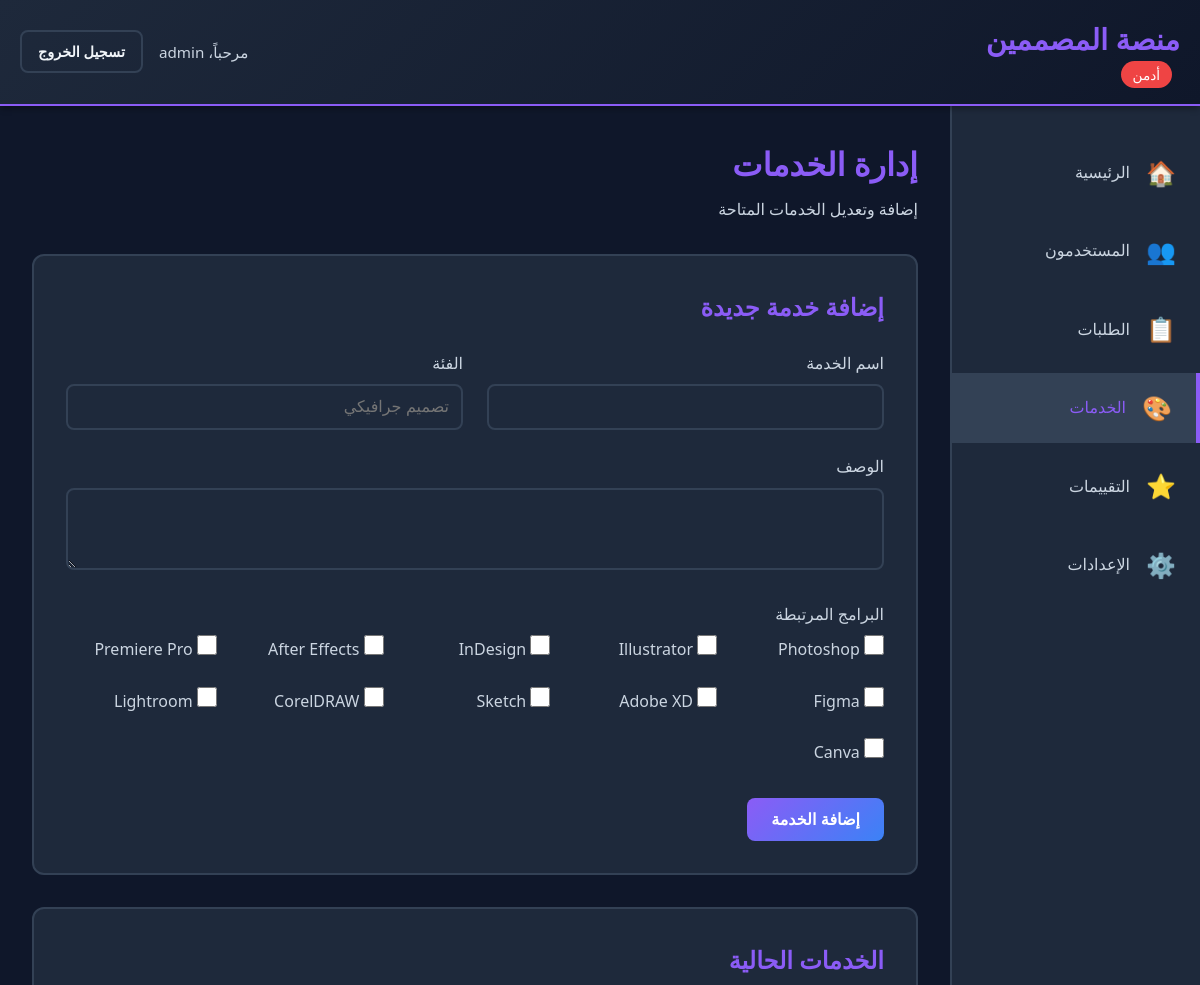
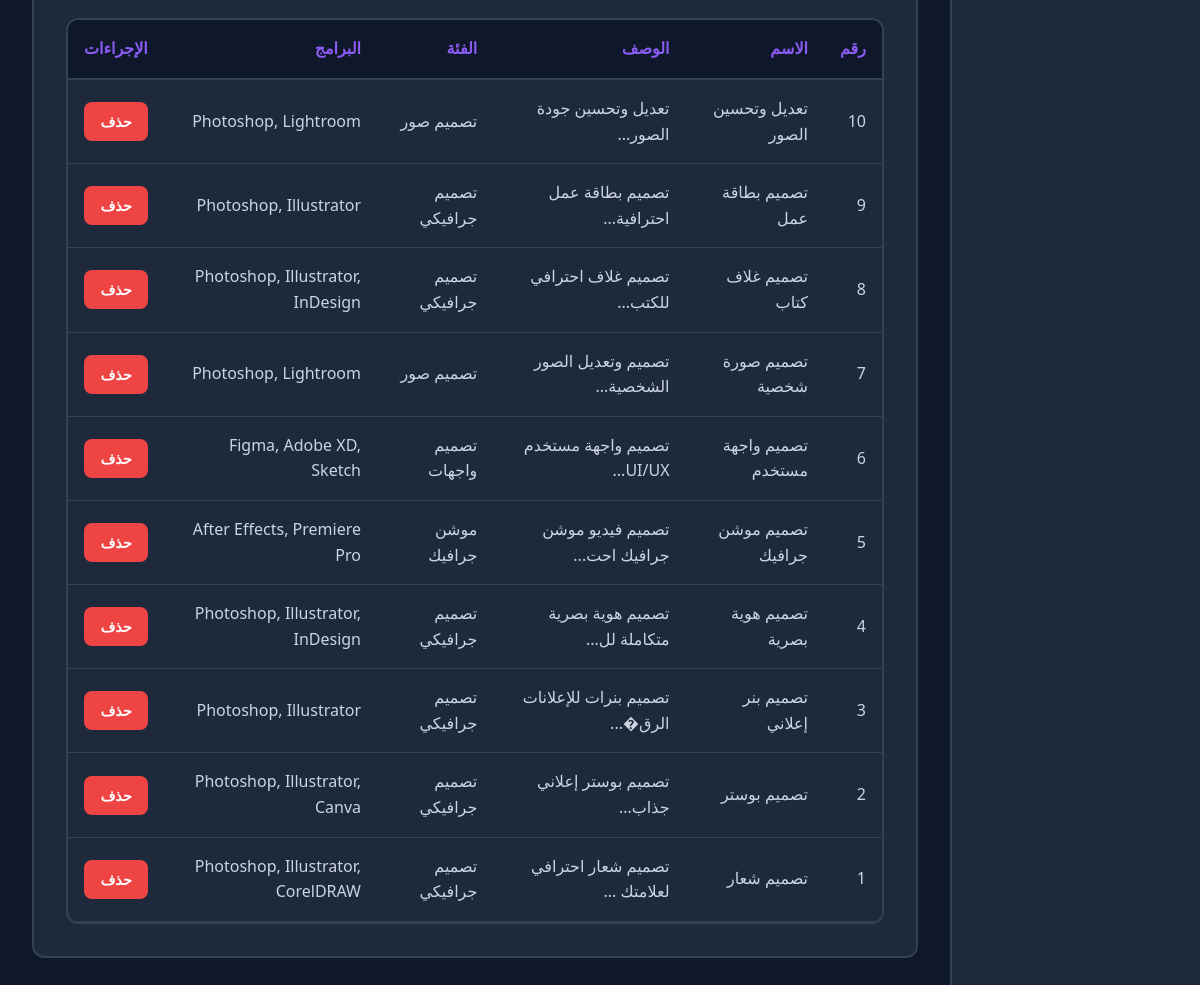
Screenshot of /admin/services.php (signed in) with the database file from the repository (2 pictures, top to bottom).
### tables this page shows
CREATE TABLE services (
    id INT AUTO_INCREMENT PRIMARY KEY,
    name VARCHAR(150) NOT NULL,
    description TEXT,
    category VARCHAR(100),
    related_programs TEXT,  
    icon VARCHAR(100),
    created_at TIMESTAMP DEFAULT CURRENT_TIMESTAMP
);

### admin/services.php (the view, shortened to what this page needs)
<?php
require_once '../config.php';
$stmt = $pdo->query("SELECT * FROM services ORDER BY id DESC");
$services = $stmt->fetchAll();
$programs_list = ['Photoshop', 'Illustrator', 'InDesign', 'After Effects', 'Premiere Pro', 'Figma', 'Adobe XD', 'Sketch', 'CorelDRAW', 'Lightroom', 'Canva'];
?>
<!DOCTYPE html>
<html lang="ar" dir="rtl">
<head>
    <link rel="stylesheet" href="../assets/css/style.css">
</head>
<body>
    <?php include 'includes/navbar.php'; ?>
    <div class="dashboard-container">
        <?php include 'includes/sidebar.php'; ?>
        <main class="dashboard-main">
            <div class="dashboard-header">
                <h1>إدارة الخدمات</h1>
                <p>إضافة وتعديل الخدمات المتاحة</p>
            </div>
            <div class="section">
                <h2>إضافة خدمة جديدة</h2>
                <form method="POST" class="service-form">
                    <div class="form-row">
                        <div class="form-group">
                            <label for="name">اسم الخدمة</label>
                            <input type="text" id="name" name="name" required>
                        </div>
                        <div class="form-group">
                            <label for="category">الفئة</label>
                            <input type="text" id="category" name="category" placeholder="تصميم جرافيكي">
                        </div>
                    </div>
                    <div class="form-group">
                        <label for="description">الوصف</label>
                        <textarea id="description" name="description" rows="3"></textarea>
                    </div>
                    <div class="form-group">
                        <label>البرامج المرتبطة</label>
                        <div class="checkbox-grid">
                            <?php foreach ($programs_list as $program): ?>
                                <label class="checkbox-label">
                                    <input type="checkbox" name="programs[]" value="<?php echo $program; ?>">
                                    <span><?php echo $program; ?></span>
                                </label>
                            <?php endforeach; ?>
                        </div>
                    </div>
                    <button type="submit" name="add_service" class="btn btn-primary">إضافة الخدمة</button>
                </form>
            </div>
            <div class="section">
                <h2>الخدمات الحالية</h2>
                <div class="table-container">
                    <table class="data-table">
                        <thead>
                            <tr>
                                <th>رقم</th>
                                <th>الاسم</th>
                                <th>الوصف</th>
                                <th>الفئة</th>
                                <th>البرامج</th>
                                <th>الإجراءات</th>
                            </tr>
                        </thead>
                        <tbody>
                            <?php if (empty($services)): ?>
                                <tr>
                                    <td colspan="6" class="text-center">لا توجد خدمات</td>
                                </tr>
                            <?php else: ?>
                                <?php foreach ($services as $service): ?>
                                <tr>
                                    <td><?php echo $service['id']; ?></td>
                                    <td><?php echo htmlspecialchars($service['name']); ?></td>
                                    <td><?php echo htmlspecialchars(substr($service['description'], 0, 50)) . '...'; ?></td>
                                    <td><?php echo htmlspecialchars($service['category'] ?? '-'); ?></td>
                                    <td>
                                        <?php
                                        $programs = json_decode($service['related_programs'], true);
                                        echo $programs ? implode(', ', array_slice($programs, 0, 3)) : '-';
                                        ?>
                                    </td>
                                    <td>
                                        <a href="?delete=<?php echo $service['id']; ?>"
                                           class="btn btn-sm btn-danger"
                                           onclick="return confirm('هل أنت متأكد من حذف هذه الخدمة؟')">
                                            حذف
                                        </a>
                                    </td>
                                </tr>
                                <?php endforeach; ?>
                            <?php endif; ?>
                        </tbody>
                    </table>
                </div>
            </div>
        </main>
    </div>
</body>
</html>

### admin/includes/navbar.php
<nav class="navbar dashboard-navbar admin-navbar">
    <div class="container">
        <div class="nav-brand">
            <h2><a href="../index.php"><?php echo SITE_NAME; ?></a></h2>
            <span class="admin-badge">أدمن</span>
        </div>
        <div class="nav-menu">
            <span class="user-name">مرحباً، <?php echo htmlspecialchars($_SESSION['username']); ?></span>
            <a href="../logout.php" class="btn btn-outline btn-sm">تسجيل الخروج</a>
        </div>
    </div>
</nav>

### admin/includes/sidebar.php
<?php
$current_page = basename($_SERVER['PHP_SELF']);
?>
<aside class="dashboard-sidebar admin-sidebar">
    <ul class="sidebar-menu">
        <li class="<?php echo $current_page === 'dashboard.php' ? 'active' : ''; ?>">
            <a href="dashboard.php">
                <span class="icon">🏠</span>
                <span>الرئيسية</span>
            </a>
        </li>
        <li class="<?php echo $current_page === 'users.php' ? 'active' : ''; ?>">
            <a href="users.php">
                <span class="icon">👥</span>
                <span>المستخدمون</span>
            </a>
        </li>
        <li class="<?php echo $current_page === 'orders.php' ? 'active' : ''; ?>">
            <a href="orders.php">
                <span class="icon">📋</span>
                <span>الطلبات</span>
            </a>
        </li>
        <li class="<?php echo $current_page === 'services.php' ? 'active' : ''; ?>">
            <a href="services.php">
                <span class="icon">🎨</span>
                <span>الخدمات</span>
            </a>
        </li>
        <li class="<?php echo $current_page === 'reviews.php' ? 'active' : ''; ?>">
            <a href="reviews.php">
                <span class="icon">⭐</span>
                <span>التقييمات</span>
            </a>
        </li>
        <li class="<?php echo $current_page === 'settings.php' ? 'active' : ''; ?>">
            <a href="settings.php">
                <span class="icon">⚙️</span>
                <span>الإعدادات</span>
            </a>
        </li>
    </ul>
</aside>

### assets/css/style.css (style rules this page uses)
:root { --primary-color: #8b5cf6; --secondary-color: #3b82f6; --accent-color: #ec4899; --dark-bg: #0f172a; --dark-card: #1e293b; --dark-hover: #334155; --text-primary: #f1f5f9; --text-secondary: #cbd5e1; --text-muted: #94a3b8; --success: #10b981; --warning: #f59e0b; --error: #ef4444; --border-color: #334155; --shadow: 0 4px 6px -1px rgba(0, 0, 0, 0.3); --shadow-lg: 0 10px 15px -3px rgba(0, 0, 0, 0.4); }
* { margin: 0; padding: 0; box-sizing: border-box; }
body { font-family: 'Segoe UI', Tahoma, Geneva, Verdana, sans-serif; background-color: var(--dark-bg); color: var(--text-primary); line-height: 1.6; direction: rtl; }
a { text-decoration: none; color: inherit; transition: all 0.3s ease; }
.container { max-width: 1200px; margin: 0 auto; padding: 0 20px; }
.navbar { background: linear-gradient(135deg, var(--dark-card) 0%, var(--dark-bg) 100%); padding: 1rem 0; box-shadow: var(--shadow); position: sticky; top: 0; z-index: 1000; border-bottom: 2px solid var(--primary-color); }
.navbar .container { display: flex; justify-content: space-between; align-items: center; }
.nav-brand h2 { color: var(--primary-color); font-size: 1.8rem; font-weight: 700; }
.nav-brand a { color: var(--primary-color); }
.nav-menu { display: flex; gap: 1rem; align-items: center; }
.user-name { color: var(--text-secondary); font-size: 0.95rem; }
.admin-badge { background: var(--error); color: white; padding: 0.25rem 0.75rem; border-radius: 20px; font-size: 0.85rem; margin-right: 0.5rem; }
.btn { padding: 0.75rem 1.5rem; border: none; border-radius: 8px; cursor: pointer; font-size: 1rem; font-weight: 600; transition: all 0.3s ease; display: inline-block; text-align: center; }
.btn-primary { background: linear-gradient(135deg, var(--primary-color) 0%, var(--secondary-color) 100%); color: white; }
.btn-outline { background-color: transparent; color: var(--text-primary); border: 2px solid var(--border-color); }
.btn-danger { background-color: var(--error); color: white; }
.btn-sm { padding: 0.5rem 1rem; font-size: 0.9rem; }
.dashboard-container { display: flex; min-height: calc(100vh - 70px); }
.dashboard-sidebar { width: 250px; background: var(--dark-card); border-left: 2px solid var(--border-color); padding: 2rem 0; }
.sidebar-menu { list-style: none; }
.sidebar-menu li { margin-bottom: 0.5rem; }
.sidebar-menu li a { display: flex; align-items: center; gap: 1rem; padding: 1rem 1.5rem; color: var(--text-secondary); transition: all 0.3s ease; }
.sidebar-menu li a:hover, .sidebar-menu li.active a { background-color: var(--dark-hover); color: var(--primary-color); border-right: 4px solid var(--primary-color); }
.sidebar-menu .icon { font-size: 1.5rem; }
.dashboard-main { flex: 1; padding: 2rem; background-color: var(--dark-bg); }
.dashboard-header { margin-bottom: 2rem; }
.dashboard-header h1 { color: var(--primary-color); margin-bottom: 0.5rem; }
.dashboard-header p { color: var(--text-secondary); }
.form-group { margin-bottom: 1.5rem; }
.form-group label { display: block; margin-bottom: 0.5rem; color: var(--text-secondary); font-weight: 500; }
.form-group input, .form-group textarea, .form-group select { width: 100%; padding: 0.75rem; border: 2px solid var(--border-color); border-radius: 8px; background-color: var(--dark-card); color: var(--text-primary); font-size: 1rem; transition: all 0.3s ease; }
.form-row { display: grid; grid-template-columns: repeat(auto-fit, minmax(250px, 1fr)); gap: 1.5rem; }
.checkbox-grid { display: grid; grid-template-columns: repeat(auto-fill, minmax(150px, 1fr)); gap: 1rem; }
.checkbox-label { display: flex; align-items: center; gap: 0.5rem; cursor: pointer; }
.checkbox-label input[type="checkbox"] { width: 20px; height: 20px; cursor: pointer; }
.table-container { overflow-x: auto; background: var(--dark-card); border-radius: 12px; border: 2px solid var(--border-color); }
.data-table { width: 100%; border-collapse: collapse; }
.data-table thead { background-color: var(--dark-bg); }
.data-table th { padding: 1rem; text-align: right; color: var(--primary-color); font-weight: 600; border-bottom: 2px solid var(--border-color); }
.data-table td { padding: 1rem; border-bottom: 1px solid var(--border-color); color: var(--text-secondary); }
.section { margin-bottom: 2rem; background: var(--dark-card); padding: 2rem; border-radius: 12px; border: 2px solid var(--border-color); }
.section h2 { color: var(--primary-color); margin-bottom: 1.5rem; }

### rows the page displays
services: id "10", name "تعديل وتحسين الصور", description "تعديل وتحسين جودة الصور", category "تصميم صور", related_programs "Photoshop, Lightroom"
services: id "9", name "تصميم بطاقة عمل", description "تصميم بطاقة عمل احترافية", category "تصميم جرافيكي", related_programs "Photoshop, Illustrator"
services: id "8", name "تصميم غلاف كتاب", description "تصميم غلاف احترافي للكتب", category "تصميم جرافيكي", related_programs "Photoshop, Illustrator, InDesign"
services: id "7", name "تصميم صورة شخصية", description "تصميم وتعديل الصور الشخصية", category "تصميم صور", related_programs "Photoshop, Lightroom"
services: id "6", name "تصميم واجهة مستخدم", description "تصميم واجهة مستخدم UI/UX", category "تصميم واجهات", related_programs "Figma, Adobe XD, Sketch"
services: id "5", name "تصميم موشن جرافيك", description "تصميم فيديو موشن جرافيك احت", category "موشن جرافيك", related_programs "After Effects, Premiere Pro"
services: id "4", name "تصميم هوية بصرية", description "تصميم هوية بصرية متكاملة لل", category "تصميم جرافيكي", related_programs "Photoshop, Illustrator, InDesign"
services: id "3", name "تصميم بنر إعلاني", description "تصميم بنرات للإعلانات الرق�", category "تصميم جرافيكي", related_programs "Photoshop, Illustrator"
services: id "2", name "تصميم بوستر", description "تصميم بوستر إعلاني جذاب", category "تصميم جرافيكي", related_programs "Photoshop, Illustrator, Canva"
services: id "1", name "تصميم شعار", description "تصميم شعار احترافي لعلامتك", category "تصميم جرافيكي", related_programs "Photoshop, Illustrator, CorelDRAW"

### other values shown
SITE_NAME "منصة المصممين"
$_SESSION['username'] "admin"
$program "Photoshop"
$program "Illustrator"
$program "InDesign"
$program "After Effects"
$program "Premiere Pro"
$program "Figma"
$program "Adobe XD"
$program "Sketch"
$program "CorelDRAW"
$program "Lightroom"
$program "Canva"
